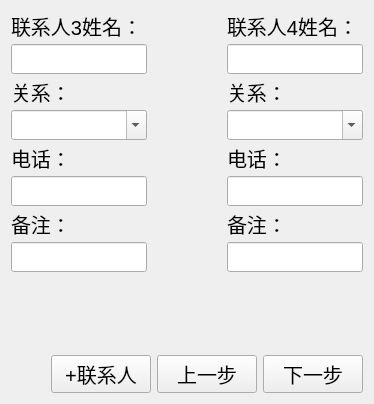
      <widget class="QWidget" name="page_7">
       <layout class="QVBoxLayout" name="verticalLayout_10">
        <item>
         <layout class="QGridLayout" name="gridLayout_5">
          <property name="horizontalSpacing">
           <number>80</number>
          </property>
          <property name="verticalSpacing">
           <number>3</number>
          </property>
          <item row="0" column="0">
           <widget class="QLabel" name="label_27">
            <property name="font">
             <font>
              <pointsize>15</pointsize>
             </font>
            </property>
            <property name="text">
             <string>联系人3姓名：</string>
            </property>
           </widget>
          </item>
          <item row="0" column="1">
           <widget class="QLabel" name="label_28">
            <property name="font">
             <font>
              <pointsize>15</pointsize>
             </font>
            </property>
            <property name="text">
             <string>联系人4姓名：</string>
            </property>
           </widget>
          </item>
          <item row="1" column="0">
           <widget class="QLineEdit" name="linkpeople3_name_lineEdit">
            <property name="minimumSize">
             <size>
              <width>0</width>
              <height>30</height>
             </size>
            </property>
            <property name="text">
             <string/>
            </property>
            <property name="placeholderText">
             <string/>
            </property>
           </widget>
          </item>
          <item row="1" column="1">
           <widget class="QLineEdit" name="linkpeople4_name_lineEdit">
            <property name="minimumSize">
             <size>
              <width>0</width>
              <height>30</height>
             </size>
            </property>
           </widget>
          </item>
          <item row="2" column="0">
           <widget class="QLabel" name="label_29">
            <property name="font">
             <font>
              <pointsize>15</pointsize>
             </font>
            </property>
            <property name="text">
             <string>关系：</string>
            </property>
           </widget>
          </item>
          <item row="2" column="1">
           <widget class="QLabel" name="label_30">
            <property name="font">
             <font>
              <pointsize>15</pointsize>
             </font>
            </property>
            <property name="text">
             <string>关系：</string>
            </property>
           </widget>
          </item>
          <item row="3" column="0">
           <widget class="QComboBox" name="linkpeople3_relationship_comboBox">
            <property name="minimumSize">
             <size>
              <width>0</width>
              <height>30</height>
             </size>
            </property>
            <property name="font">
             <font>
              <pointsize>11</pointsize>
             </font>
            </property>
            <property name="editable">
             <bool>true</bool>
            </property>
            <item>
             <property name="text">
              <string/>
             </property>
            </item>
            <item>
             <property name="text">
              <string>儿子</string>
             </property>
            </item>
            <item>
             <property name="text">
              <string>儿媳</string>
             </property>
            </item>
            <item>
             <property name="text">
              <string>女儿</string>
             </property>
            </item>
            <item>
             <property name="text">
              <string>女婿</string>
             </property>
            </item>
            <item>
             <property name="text">
              <string>孙子</string>
             </property>
            </item>
            <item>
             <property name="text">
              <string>外孙</string>
             </property>
            </item>
            <item>
             <property name="text">
              <string>其他</string>
             </property>
            </item>
           </widget>
          </item>
          <item row="3" column="1">
           <widget class="QComboBox" name="linkpeople4_relationship_comboBox">
            <property name="minimumSize">
             <size>
              <width>0</width>
              <height>30</height>
             </size>
            </property>
            <property name="font">
             <font>
              <pointsize>11</pointsize>
             </font>
            </property>
            <property name="editable">
             <bool>true</bool>
            </property>
            <item>
             <property name="text">
              <string/>
             </property>
            </item>
            <item>
             <property name="text">
              <string>儿子</string>
             </property>
            </item>
            <item>
             <property name="text">
              <string>儿媳</string>
             </property>
            </item>
            <item>
             <property name="text">
              <string>女儿</string>
             </property>
            </item>
            <item>
             <property name="text">
              <string>女婿</string>
             </property>
            </item>
            <item>
             <property name="text">
              <string>孙子</string>
             </property>
            </item>
            <item>
             <property name="text">
              <string>外孙</string>
             </property>
            </item>
            <item>
             <property name="text">
              <string>其他</string>
             </property>
            </item>
           </widget>
          </item>
          <item row="4" column="0">
           <widget class="QLabel" name="label_31">
            <property name="font">
             <font>
              <pointsize>15</pointsize>
             </font>
            </property>
            <property name="text">
             <string>电话：</string>
            </property>
           </widget>
          </item>
          <item row="4" column="1">
           <widget class="QLabel" name="label_32">
            <property name="font">
             <font>
              <pointsize>15</pointsize>
             </font>
            </property>
            <property name="text">
             <string>电话：</string>
            </property>
           </widget>
          </item>
          <item row="5" column="0">
           <widget class="QLineEdit" name="linkpeople3_phone_lineEdit">
            <property name="minimumSize">
             <size>
              <width>0</width>
              <height>30</height>
             </size>
            </property>
            <property name="placeholderText">
             <string/>
            </property>
           </widget>
          </item>
          <item row="5" column="1">
           <widget class="QLineEdit" name="linkpeople4_phone_lineEdit">
            <property name="minimumSize">
             <size>
              <width>0</width>
              <height>30</height>
             </size>
            </property>
           </widget>
          </item>
          <item row="6" column="0">
           <widget class="QLabel" name="label_33">
            <property name="font">
             <font>
              <pointsize>15</pointsize>
             </font>
            </property>
            <property name="text">
             <string>备注：</string>
            </property>
           </widget>
          </item>
          <item row="6" column="1">
           <widget class="QLabel" name="label_34">
            <property name="font">
             <font>
              <pointsize>15</pointsize>
             </font>
            </property>
            <property name="text">
             <string>备注：</string>
            </property>
           </widget>
          </item>
          <item row="7" column="0">
           <widget class="QLineEdit" name="linkpeople3_note_lineEdit">
            <property name="minimumSize">
             <size>
              <width>0</width>
              <height>30</height>
             </size>
            </property>
            <property name="placeholderText">
             <string/>
            </property>
           </widget>
          </item>
          <item row="7" column="1">
           <widget class="QLineEdit" name="linkpeople4_note_lineEdit">
            <property name="minimumSize">
             <size>
              <width>0</width>
              <height>30</height>
             </size>
            </property>
           </widget>
          </item>
         </layout>
        </item>
        <item>
         <spacer name="verticalSpacer_7">
          <property name="orientation">
           <enum>Qt::Vertical</enum>
          </property>
          <property name="sizeHint" stdset="0">
           <size>
            <width>20</width>
            <height>77</height>
           </size>
          </property>
         </spacer>
        </item>
        <item>
         <layout class="QHBoxLayout" name="horizontalLayout_11">
          <item>
           <spacer name="horizontalSpacer_14">
            <property name="orientation">
             <enum>Qt::Horizontal</enum>
            </property>
            <property name="sizeHint" stdset="0">
             <size>
              <width>40</width>
              <height>20</height>
             </size>
            </property>
           </spacer>
          </item>
          <item>
           <widget class="QPushButton" name="addlinkpeople_pushButton_2">
            <property name="minimumSize">
             <size>
              <width>100</width>
              <height>0</height>
             </size>
            </property>
            <property name="font">
             <font>
              <pointsize>15</pointsize>
             </font>
            </property>
            <property name="cursor">
             <cursorShape>PointingHandCursor</cursorShape>
            </property>
            <property name="text">
             <string>+联系人</string>
            </property>
           </widget>
          </item>
          <item>
           <widget class="QPushButton" name="lastsetup_pushButton_6">
            <property name="minimumSize">
             <size>
              <width>100</width>
              <height>0</height>
             </size>
            </property>
            <property name="font">
             <font>
              <pointsize>15</pointsize>
             </font>
            </property>
            <property name="cursor">
             <cursorShape>PointingHandCursor</cursorShape>
            </property>
            <property name="text">
             <string>上一步</string>
            </property>
           </widget>
          </item>
          <item>
           <widget class="QPushButton" name="nextsetup_pushButton_6">
            <property name="minimumSize">
             <size>
              <width>100</width>
              <height>0</height>
             </size>
            </property>
            <property name="font">
             <font>
              <pointsize>15</pointsize>
             </font>
            </property>
            <property name="cursor">
             <cursorShape>PointingHandCursor</cursorShape>
            </property>
            <property name="text">
             <string>下一步</string>
            </property>
           </widget>
          </item>
         </layout>
        </item>
       </layout>
      </widget>
